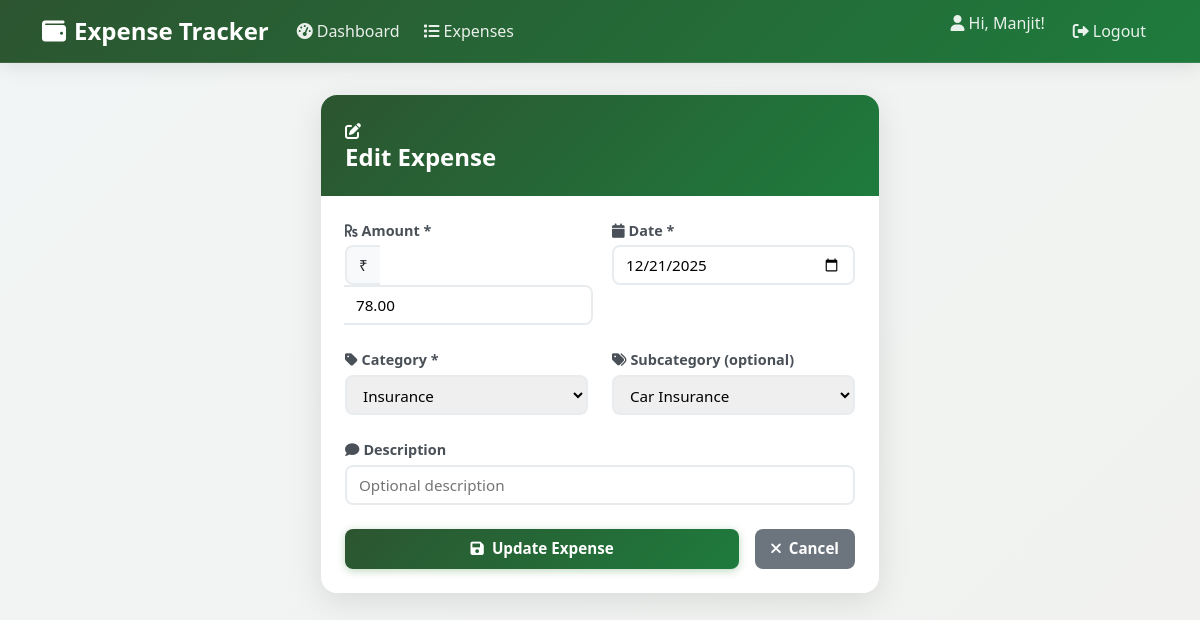
Page /expenses/13/edit/ (signed in) on the committed database.
### ledger/models.py (models this page shows, shortened)
class Expense(models.Model):
    user = models.ForeignKey(settings.AUTH_USER_MODEL, on_delete=models.CASCADE)
    category = models.ForeignKey(Category, on_delete=models.CASCADE, null=True, blank=True)
    subcategory = models.ForeignKey(Subcategory, on_delete=models.SET_NULL, null=True, blank=True)
    amount = models.DecimalField(max_digits=10, decimal_places=2, validators=[MinValueValidator(0.01)])
    description = models.CharField(max_length=255, blank=True)
    date = models.DateField()
    created_at = models.DateTimeField(auto_now_add=True)
    class Meta:
        ordering = ['-date', '-created_at']

### ledger/views.py (the view)
# urls.py: path('expenses/<int:pk>/edit/', views.ExpenseUpdateView.as_view(), name='expense_update'),
class ExpenseUpdateView(LoginRequiredMixin, UpdateView):
    model = Expense
    form_class = ExpenseForm
    template_name = 'ledger/expense_form.html'
    success_url = reverse_lazy('expense_list')
    def get_form_kwargs(self):
        kwargs = super().get_form_kwargs()
        kwargs['user'] = self.request.user
        return kwargs
    def get_context_data(self, **kwargs):
        context = super().get_context_data(**kwargs)
        context['subcategory_category_map'] = getattr(context['form'], 'subcategory_category_map', {})
        return context
    def get_queryset(self):
        return Expense.objects.filter(user=self.request.user)

### ledger/models.py (called while the page is built)
    def __str__(self):
        return self.name

### ledger/templates/ledger/expense_form.html (shortened to what this page needs)
{% extends 'ledger/base.html' %}
{% block content %}
<div class="row justify-content-center">
    <div class="col-lg-8 col-xl-6">
        <div class="card-custom">
            <div class="card-header-custom">
                <i class="fas fa-{% if form.instance.pk %}edit{% else %}plus-circle{% endif %} me-2"></i>
                <h4 class="mb-0">{% if form.instance.pk %}Edit{% else %}Add{% endif %} Expense</h4>
            </div>
            <div class="card-body p-4">
                <form method="post" action="">
                    <div class="row g-4">
                        <div class="col-md-6">
                            <div class="form-group-aligned">
                                <label for="{{ form.amount.id_for_label }}" class="form-label-custom">
                                    <i class="fas fa-rupee-sign me-1"></i>Amount *
                                </label>
                                <div class="input-group">
                                    <span class="input-group-text">₹</span>
                                    {{ form.amount }}
                                </div>
                            </div>
                        </div>
                        <div class="col-md-6">
                            <div class="form-group-aligned">
                                <label for="{{ form.date.id_for_label }}" class="form-label-custom">
                                    <i class="fas fa-calendar me-1"></i>Date *
                                </label>
                                {{ form.date }}
                            </div>
                        </div>
                        <div class="col-md-6">
                            <div class="form-group-aligned">
                                <label for="{{ form.category.id_for_label }}" class="form-label-custom">
                                    <i class="fas fa-tag me-1"></i>Category *
                                </label>
                                {{ form.category }}
                            </div>
                        </div>
                        <div class="col-md-6">
                            <div class="form-group-aligned">
                                <label for="{{ form.subcategory.id_for_label }}" class="form-label-custom">
                                    <i class="fas fa-tags me-1"></i>Subcategory (optional)
                                </label>
                                {{ form.subcategory }}
                            </div>
                        </div>
                        <div class="col-12">
                            <div class="form-group-aligned">
                                <label for="{{ form.description.id_for_label }}" class="form-label-custom">
                                    <i class="fas fa-comment me-1"></i>Description
                                </label>
                                {{ form.description }}
                            </div>
                        </div>
                    </div>
                    <div class="d-flex gap-3 mt-4">
                        <button type="submit" class="btn btn-custom-primary flex-fill">
                            <i class="fas fa-save me-2"></i>{% if form.instance.pk %}Update{% else %}Add{% endif %} Expense
                        </button>
                        <a href="{% url 'expense_list' %}" class="btn btn-custom-secondary">
                            <i class="fas fa-times me-2"></i>Cancel
                        </a>
                    </div>
                </form>
            </div>
        </div>
    </div>
</div>
{% endblock %}

### ledger/templates/ledger/base.html (shortened to what this page needs)
{% load static %}
<!DOCTYPE html>
<html lang="en">
<head>
    <link href="https://cdn.jsdelivr.net/npm/bootstrap@5.3.0/dist/css/bootstrap.min.css" rel="stylesheet">
    <link rel="stylesheet" href="https://cdnjs.cloudflare.com/ajax/libs/font-awesome/6.0.0/css/all.min.css">
</head>
<body>
    <nav class="navbar navbar-expand-lg navbar-custom">
        <div class="container">
            <a class="navbar-brand" href="{% url 'dashboard' %}">
                <i class="fas fa-wallet me-2"></i>Expense Tracker
            </a>
            <div class="collapse navbar-collapse" id="navbarNav">
                <ul class="navbar-nav me-auto">
                    <li class="nav-item">
                        <a class="nav-link" href="{% url 'dashboard' %}">
                            <i class="fas fa-tachometer-alt me-1"></i>Dashboard
                        </a>
                    </li>
                    <li class="nav-item">
                        <a class="nav-link" href="{% url 'expense_list' %}">
                            <i class="fas fa-list me-1"></i>Expenses
                        </a>
                    </li>
                </ul>
                <ul class="navbar-nav">
                    {% if user.is_authenticated %}
                        <li class="nav-item">
                            <span class="navbar-text me-3">
                                <i class="fas fa-user me-1"></i>Hi, {{ user.first_name|default:user.username }}!
                            </span>
                        </li>
                        <li class="nav-item">
                            <a class="nav-link" href="{% url 'logout' %}">
                                <i class="fas fa-sign-out-alt me-1"></i>Logout
                            </a>
                        </li>
                    {% else %}
                        <li class="nav-item">
                            <a class="nav-link" href="{% url 'login' %}">
                                <i class="fas fa-sign-in-alt me-1"></i>Login
                            </a>
                        </li>
                    {% endif %}
                </ul>
            </div>
        </div>
    </nav>
    <main class="container main-content">
        {% block content %}{% endblock %}
    </main>
</body>
</html>

### ledger/templates/ledger/base.html (style rules this page uses)
:root { --primary-green: #2c5530; --secondary-green: #1e7b3d; --light-green: #e8f5e8; --accent-green: #4caf50; }
body { background: linear-gradient(135deg, rgba(188, 205, 199, 0.1) 0%, rgba(173, 176, 143, 0.1) 100%), #f8f9fa; min-height: 100vh; font-family: 'Segoe UI', Tahoma, Geneva, Verdana, sans-serif; }
.navbar-custom { background: linear-gradient(135deg, var(--primary-green) 0%, var(--secondary-green) 100%); backdrop-filter: blur(20px); border-bottom: 1px solid rgba(255, 255, 255, 0.1); box-shadow: 0 2px 20px rgba(0, 0, 0, 0.1); }
.navbar-brand { font-weight: 700; font-size: 1.5rem; color: white !important; }
.nav-link { font-weight: 500; color: rgba(255, 255, 255, 0.9) !important; transition: all 0.3s ease; padding: 0.5rem 1rem; border-radius: 8px; margin: 0 0.25rem; }
.navbar-text { color: rgba(255, 255, 255, 0.9) !important; font-weight: 500; }
.main-content { padding: 2rem 0; min-height: calc(100vh - 76px); }
.card-custom { background: rgba(255, 255, 255, 0.95); backdrop-filter: blur(10px); border: none; border-radius: 16px; box-shadow: 0 8px 32px rgba(0, 0, 0, 0.1); transition: all 0.3s ease; }
.card-header-custom { background: linear-gradient(135deg, var(--primary-green) 0%, var(--secondary-green) 100%); color: white; border: none; border-radius: 16px 16px 0 0 !important; padding: 1.5rem; }
.card-header-custom h4, .card-header-custom h5 { margin: 0; font-weight: 600; }
.btn-custom-primary { background: linear-gradient(135deg, var(--primary-green) 0%, var(--secondary-green) 100%); border: none; border-radius: 8px; padding: 0.5rem 1rem; font-weight: 600; color: white; transition: all 0.3s ease; height: 40px; font-size: 0.95rem; box-shadow: 0 2px 8px rgba(46, 125, 50, 0.3); }
.btn-custom-secondary { background: #6c757d; border: none; border-radius: 8px; padding: 0.5rem 1rem; font-weight: 600; color: white; transition: all 0.3s ease; height: 40px; font-size: 0.95rem; }
.form-control-custom { border-radius: 8px; border: 2px solid #e9ecef; padding: 0.5rem 0.75rem; font-size: 0.95rem; transition: all 0.3s ease; height: 40px !important; min-height: 40px !important; max-height: 40px !important; line-height: 1.4; }
.form-select-custom { border-radius: 8px; border: 2px solid #e9ecef; padding: 0.5rem 0.75rem; font-size: 0.95rem; transition: all 0.3s ease; height: 40px !important; min-height: 40px !important; max-height: 40px !important; line-height: 1.4; background-position: right 0.75rem center; overflow: hidden; }
.form-select-custom option { padding: 0.25rem; font-size: 0.95rem; }
select.form-select-custom { -webkit-appearance: menulist; -moz-appearance: menulist; appearance: menulist; box-sizing: border-box !important; }
.form-group-aligned { display: flex; flex-direction: column; height: auto; }
.form-group-aligned .form-label-custom { margin-bottom: 0.25rem; font-size: 0.9rem; }
.form-group-aligned .form-control-custom, .form-group-aligned .form-select-custom { flex: 1; }
.input-group .input-group-text { height: 40px; border-radius: 8px 0 0 8px; border: 2px solid #e9ecef; border-right: none; background: #f8f9fa; font-size: 0.95rem; }
.input-group .form-control-custom { border-radius: 0 8px 8px 0; border-left: none; }
.form-label-custom { font-weight: 600; color: #495057; margin-bottom: 0.5rem; }

### rows in the picture
Expense: amount "78.00", date "12/21/2025", category "Insurance", subcategory "Car Insurance"

### other values in the picture
{{ user.first_name|default:user.username }} "Manjit"
